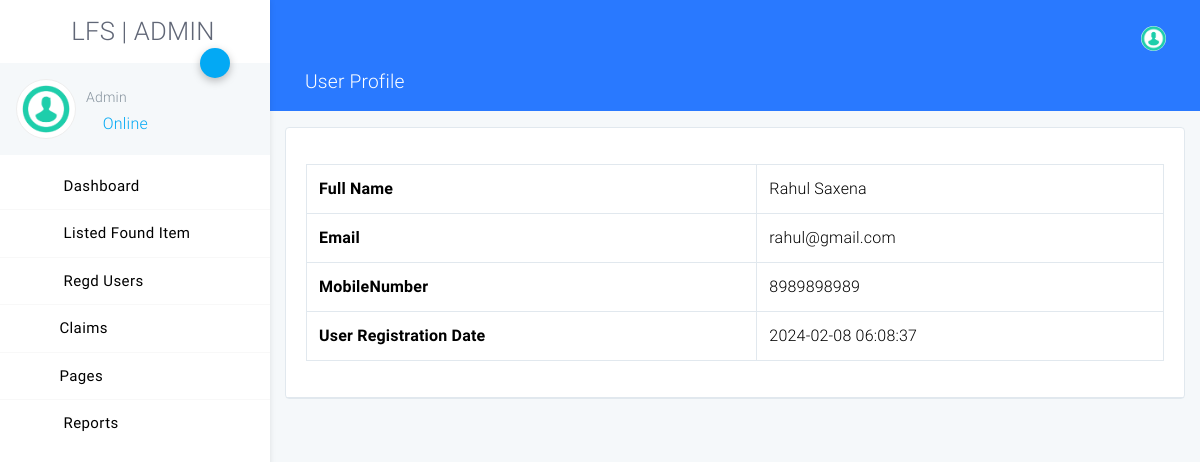
Page /admin1/view-users-details.php?viewid=1 (signed in) on the committed database.
### tables this page shows
CREATE TABLE `tbluser` (
  `ID` int(10) NOT NULL,
  `FullName` varchar(120) DEFAULT NULL,
  `Email` varchar(120) DEFAULT NULL,
  `MobileNumber` bigint(10) DEFAULT NULL,
  `Password` varchar(120) DEFAULT NULL,
  `UserRegdate` timestamp NULL DEFAULT current_timestamp()
);

### admin1/view-users-details.php (the view, shortened to what this page needs)
<?php
include('includes/dbconnection.php');
if (strlen($_SESSION['lfsaid']==0)) {
  header('location:logout.php');
  } else{
  ?>
<!DOCTYPE html>
<html lang="zxx">
<head>
    <link rel="stylesheet" href="assets/css/app.css">
</head>
<body class="light">
<div id="app">
<?php include_once('includes/sidebar.php');?>
<?php include_once('includes/header.php');?>
    <div class="page has-sidebar-left">
    <header class="blue accent-3 relative">
        <div class="container-fluid text-white">
            <div class="row p-t-b-10 ">
                <div class="col">
                    <h4>
                        <i class="icon-package"></i>
                        User Profile
                    </h4>
                </div>
            </div>
        </div>
    </header>
    <div class="animatedParent animateOnce">
        <div class="container-fluid my-3">
            <div class="row">
                <div class="col-md-12">
                    <div class="card">
                        <div class="card-body b-b">
                            <form method="post">
  <?php
$vid=$_GET['viewid'];
$ret=mysqli_query($con,"select * from tbluser where ID='$vid'");
while ($row=mysqli_fetch_array($ret)) {
?>
                                <table class="table table-bordered table-hover data-tables">
                                    <tr>
  <th>Full Name</th>
  <td><?php  echo $row['FullName'];?></td>
  </tr>
  <tr>
  <th>Email</th>
  <td><?php  echo $row['Email'];?></td>
  </tr>
   <tr>
  <th>MobileNumber</th>
  <td><?php  echo $row['MobileNumber'];?></td>
  </tr>
  <tr>
  <th>User Registration Date</th>
  <td><?php  echo $row['UserRegdate'];?></td>
  </tr>
</table>
                               <?php } ?>
                        </div>
                    </div>
                </div>
            </div>
        </div>
    </div>
</div>
</div>
</body>
</html>
<?php } ?>

### admin1/includes/sidebar.php (shortened to what this page needs)
<?php
include('includes/dbconnection.php');
  ?>
<aside class="main-sidebar fixed offcanvas shadow">
    <section class="sidebar">
        <div class="w-110px mt-3 mb-3 ml-3">
 <h2 align="center"> LFS | ADMIN</h2>
        </div>
        <div class="relative">
            <a data-toggle="collapse" href="#userSettingsCollapse" role="button" aria-expanded="false"
               aria-controls="userSettingsCollapse" class="btn-fab btn-fab-sm fab-right fab-top btn-primary shadow1 ">
                <i class="icon icon-cogs"></i>
            </a>
            <div class="user-panel p-3 light mb-2">
                <div>
                    <div class="float-left image">
                        <img class="user_avatar" src="assets/img/dummy/image.png" alt="User Image">
                    </div>
                    <div class="float-left info">
                        <?php
$aid=$_SESSION['lfsaid'];
$ret=mysqli_query($con,"select AdminName from tbladmin where ID='$aid'");
$row=mysqli_fetch_array($ret);
$name=$row['AdminName'];
?>
                        <h6 class="font-weight-light mt-2 mb-1"><?php echo $name; ?></h6>
                        <a href="#"><i class="icon-circle text-primary blink"></i> Online</a>
                    </div>
                </div>
                <div class="clearfix"></div>
            </div>
        </div>
        <ul class="sidebar-menu">
            <li class="treeview"><a href="dashboard.php">
                <i class="icon icon-sailing-boat-water purple-text s-18"></i> <span>Dashboard</span>
            </a></li>
            <li class="treeview"><a href="listed-fitems.php">
                <i class="icon icon-document light-green-text s-18"></i> <span>Listed Found Item</span>
            </a>
            </li>
              <li class="treeview"><a href="total-regusers.php">
                <i class="icon icon-user purple-text s-18"></i> <span>Regd Users</span>
            </a></li>
            <li class="treeview"><a href="#"><i class="icon icon-documents3 text-blue s-18"></i>Claims<i
                    class="icon icon-angle-left s-18 pull-right"></i></a>
            </li>
            <li class="treeview"><a href="#"><i class="icon icon-documents3 text-blue s-18"></i>Pages<i
                    class="icon icon-angle-left s-18 pull-right"></i></a>
            </li>
            <li class="treeview no-b"><a href="#">
                <i class="icon icon-package light-green-text s-18"></i>
            Reports<i
                    class="icon icon-angle-left s-18 pull-right"></i>
            </a>
            </li>
        </ul>
    </section>
</aside>

### rows in the picture
tbluser: FullName "Rahul Saxena", Email "rahul@gmail.com", MobileNumber "8989898989", UserRegdate "2024-02-08 06:08:37"

### other values in the picture
$name "Admin"
